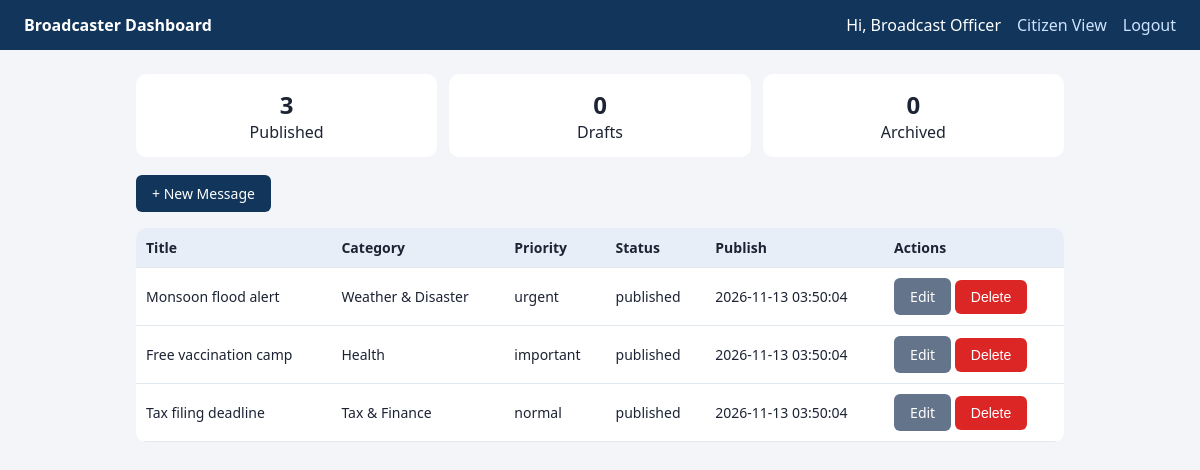
The page /admin/index.php (signed in) on the database its author committed.
### tables this page shows
CREATE TABLE messages (
  id INT AUTO_INCREMENT PRIMARY KEY,
  title VARCHAR(200) NOT NULL,
  body TEXT NOT NULL,
  category_id INT NOT NULL,
  priority ENUM('normal','important','urgent') DEFAULT 'normal',
  status ENUM('draft','published','archived') DEFAULT 'draft',
  publish_date DATETIME NOT NULL DEFAULT CURRENT_TIMESTAMP,
  expiry_date DATE NULL,
  created_by INT NOT NULL,
  created_at TIMESTAMP DEFAULT CURRENT_TIMESTAMP,
  updated_at TIMESTAMP DEFAULT CURRENT_TIMESTAMP ON UPDATE CURRENT_TIMESTAMP,
  FOREIGN KEY (category_id) REFERENCES categories(id),
  FOREIGN KEY (created_by) REFERENCES admins(id)
);

CREATE TABLE categories (
  id INT AUTO_INCREMENT PRIMARY KEY,
  name VARCHAR(60) NOT NULL UNIQUE
);

### config/db.php (called while the page is built, shortened)
<?php
function e($s) { return htmlspecialchars((string)$s, ENT_QUOTES, 'UTF-8'); }

### admin/index.php (the view, shortened to what this page needs)
<?php
require '../config/db.php'; require_admin();
$rows = $pdo->query("SELECT m.*, c.name AS category FROM messages m JOIN categories c ON c.id=m.category_id ORDER BY m.created_at DESC")->fetchAll();
$count = fn($s) => (int)$pdo->query("SELECT COUNT(*) FROM messages WHERE status='$s'")->fetchColumn();
?>
<!DOCTYPE html><html><head><meta charset="utf-8"><title>Admin Dashboard</title><link rel="stylesheet" href="../assets/style.css"></head><body>
<header><strong>Broadcaster Dashboard</strong><nav>Hi, <?= e($_SESSION['admin_name']) ?>
<a href="../index.php">Citizen View</a><a href="logout.php">Logout</a></nav></header>
<main>
<div class="stats"><div><b><?= $count('published') ?></b>Published</div><div><b><?= $count('draft') ?></b>Drafts</div><div><b><?= $count('archived') ?></b>Archived</div></div>
<p><a class="btn" href="form.php">+ New Message</a></p>
<table><tr><th>Title</th><th>Category</th><th>Priority</th><th>Status</th><th>Publish</th><th>Actions</th></tr>
<?php foreach ($rows as $r): ?>
<tr><td><?= e($r['title']) ?></td><td><?= e($r['category']) ?></td><td><?= e($r['priority']) ?></td><td><?= e($r['status']) ?></td>
<td><?= e($r['publish_date']) ?></td>
<td><a class="btn gray" href="form.php?id=<?= $r['id'] ?>">Edit</a>
<form method="post" action="delete.php" style="display:inline" onsubmit="return confirm('Delete this message?')">
<button class="btn red">Delete</button></form></td></tr>
<?php endforeach; ?></table>
</main></body></html>

### assets/style.css (style rules this page uses)
* { box-sizing:border-box }
body { font-family:system-ui,sans-serif;margin:0;background:#f3f5f9;color:#1c2333 }
header { background:#12355b;color:#fff;padding:14px 24px;display:flex;justify-content:space-between;align-items:center }
header a { color:#cfe3ff;margin-left:16px;text-decoration:none }
main { max-width:960px;margin:24px auto;padding:0 16px }
.btn { background:#12355b;color:#fff;border:0;padding:9px 16px;border-radius:6px;cursor:pointer;text-decoration:none;display:inline-block;font-size:14px }
.btn.red { background:#dc2626 }
.btn.gray { background:#64748b }
table { width:100%;border-collapse:collapse;background:#fff;border-radius:10px;overflow:hidden }
th,td { padding:10px;text-align:left;border-bottom:1px solid #e2e8f0;font-size:14px }
th { background:#e8eef7 }
.stats { display:flex;gap:12px;margin-bottom:18px }
.stats div { background:#fff;padding:14px 20px;border-radius:10px;flex:1;text-align:center }
.stats b { font-size:24px;display:block }

### rows shown on the page
messages: title "Monsoon flood alert", category.name "Weather & Disaster", priority "urgent", status "published", publish_date "2026-11-13 03:50:04"
messages: title "Free vaccination camp", category.name "Health", priority "important", status "published", publish_date "2026-11-13 03:50:04"
messages: title "Tax filing deadline", category.name "Tax & Finance", priority "normal", status "published", publish_date "2026-11-13 03:50:04"

### other values the page prints
$_SESSION['admin_name'] "Broadcast Officer"
$count('published') "3"
$count('draft') "0"
$count('archived') "0"
